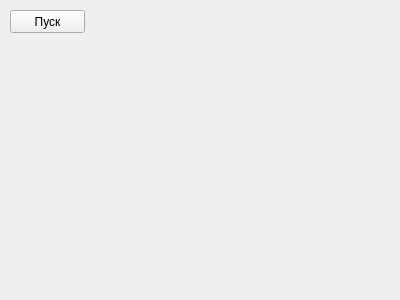
<?xml version="1.0" encoding="UTF-8"?>
<ui version="4.0">
 <class>Main_Tab</class>
 <widget class="QWidget" name="Main_Tab">
  <property name="geometry">
   <rect>
    <x>0</x>
    <y>0</y>
    <width>400</width>
    <height>300</height>
   </rect>
  </property>
  <property name="windowTitle">
   <string>Form</string>
  </property>
  <widget class="QPushButton" name="start">
   <property name="geometry">
    <rect>
     <x>10</x>
     <y>10</y>
     <width>75</width>
     <height>23</height>
    </rect>
   </property>
   <property name="text">
    <string>Пуск</string>
   </property>
  </widget>
 </widget>
 <resources/>
 <connections/>
</ui>
